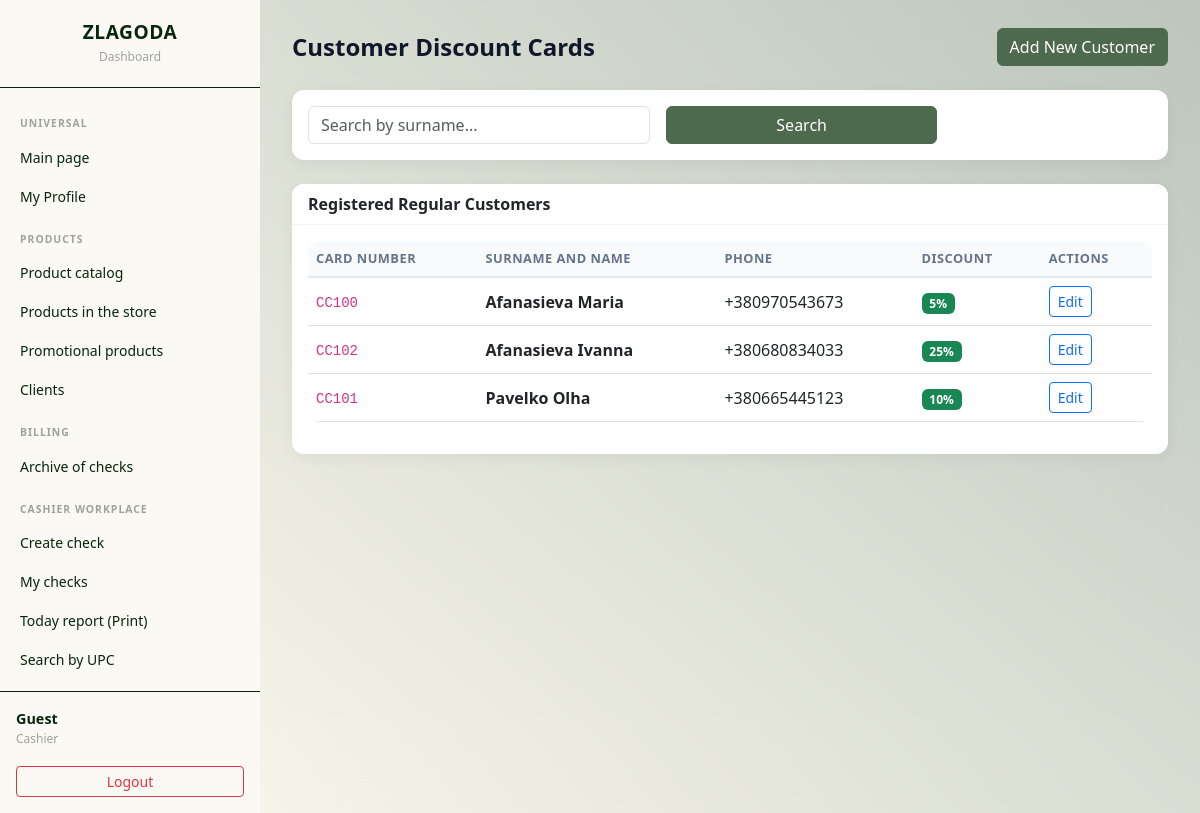
The app's page /customers/ (signed in), older data.
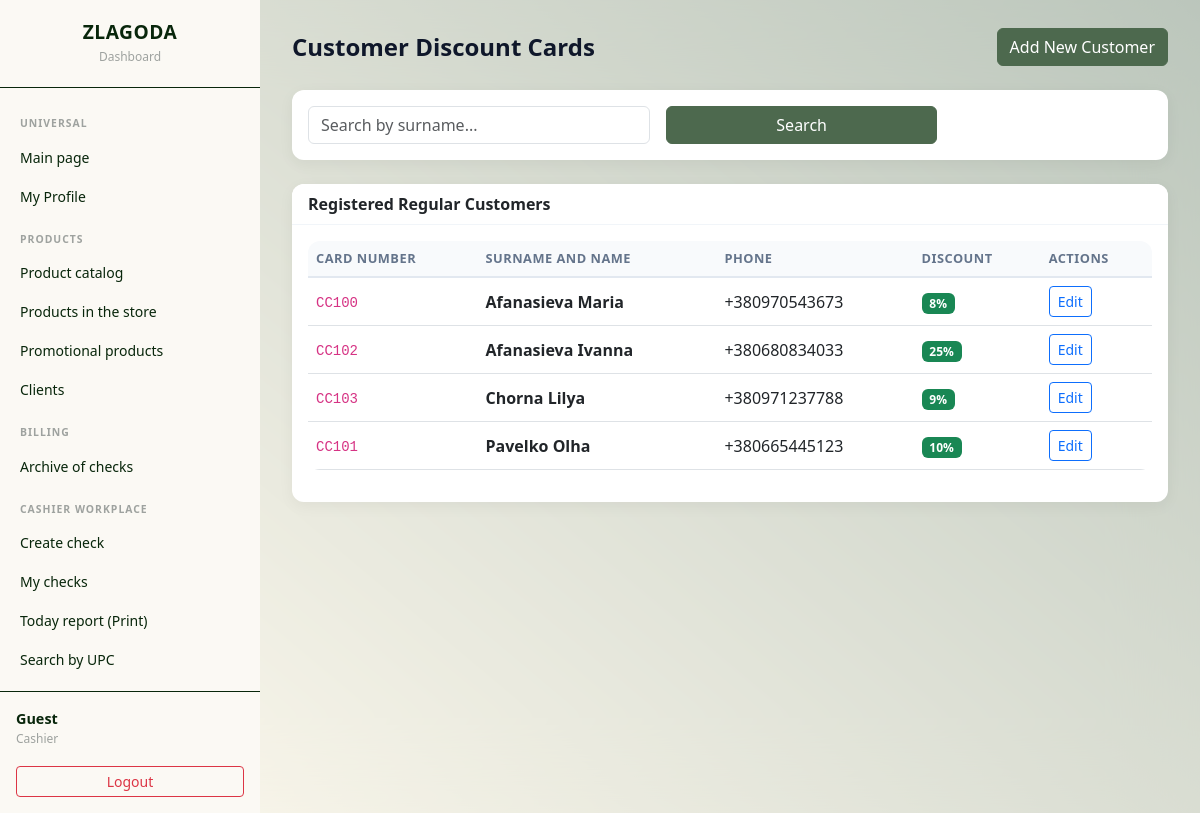
The same page, newer data.
### tables this page shows
CREATE TABLE Customer_Card(
        card_number TEXT PRIMARY KEY,
        cust_surname TEXT NOT NULL,
        cust_name TEXT NOT NULL,
        cust_patronymic TEXT,
        phone_number TEXT NOT NULL CHECK(length(phone_number) <= 13),
        city TEXT,
        street TEXT,
        zip_code TEXT,
        percent INTEGER NOT NULL CHECK(percent >= 0 AND percent <= 100)
    );

### backend/CustomerCard.py (the view)
@customer_card_bp.route('/')
@login_required
def manage_customers():
    percent = request.args.get('percent', '')
    search = request.args.get('search', '').strip()
    query = "SELECT * FROM Customer_Card WHERE 1=1"
    params = []
    if percent:
        query += " AND percent = ?"
        params.append(int(percent))
    if search:
        query += " AND LOWER(cust_surname) LIKE LOWER(?)"
        params.append(f'%{search}%')
    query += " ORDER BY cust_surname"
    conn = get_db_connection()
    customers = conn.execute(query, params).fetchall()
    conn.close()
    return render_template('customer/customers.html', customers=customers, percent=percent, search=search)

### app.py (called while the page is built)
@app.context_processor          # ← ДОДАЙ ЦЕЙ БЛОК
def inject_today():
    return {'today': date.today().strftime('%Y-%m-%d')}

### backend/initdb.py (called while the page is built)
def get_db_connection():
    conn = sqlite3.connect(DB_PATH)
    conn.row_factory = sqlite3.Row
    conn.execute("PRAGMA foreign_keys = ON;")
    return conn

### templates/customer/customers.html (shortened to what this page needs)
{% extends 'base.html' %}
{% block content %}
<div class="d-flex justify-content-between align-items-center mb-4">
    <h1 class="page-title m-0">Customer Discount Cards</h1>
    {% if session.get('role') in ('Manager', 'Cashier') %}
    <a href="{{ url_for('customer_card.add_customer') }}" class="btn btn-primary">
        Add New Customer
    </a>
    {% endif %}
</div>
<div class="card mb-4">
    <div class="card-body">
        <form method="GET" action="{{ url_for('customer_card.manage_customers') }}" class="row g-3">
            <div class="col-md-5">
                <input type="text" name="search_surname" class="form-control"
                       placeholder="Search by surname..."
                       value="{{ search_surname }}">
            </div>
            {% if session.get('role') == 'Manager' %}
            <div class="col-md-4">
                <input type="number" name="percent" class="form-control"
                       placeholder="Discount (%)"
                       value="{{ percent }}">
            </div>
            <div class="col-md-3">
                <button type="submit" class="btn btn-primary w-100">Search</button>
            </div>
            {% else %}
            <div class="col-md-4">
                <button type="submit" class="btn btn-primary w-100">Search</button>
            </div>
            {% endif %}
        </form>
    </div>
</div>
<div class="card">
    <div class="card-header">Registered Regular Customers</div>
    <div class="card-body">
        <div class="table-responsive">
            <table class="table table-hover align-middle">
                <thead>
                    <tr>
                        <th>Card Number</th>
                        <th>Surname and Name</th>
                        <th>Phone</th>
                        <th>Discount</th>
                        {% if session.get('role') in ('Manager', 'Cashier') %}
                        <th>Actions</th>
                        {% endif %}
                    </tr>
                </thead>
                <tbody>
                    {% for card in customers %}
                    <tr>
                        <td><code>{{ card.card_number }}</code></td>
                        <td><strong>{{ card.cust_surname }} {{ card.cust_name }}</strong></td>
                        <td>{{ card.phone_number or '-' }}</td>
                        <td><span class="badge bg-success">{{ card.percent }}%</span></td>
                        {% if session.get('role') in ('Manager', 'Cashier') %}
                        <td>
                            <div class="d-flex gap-1">
                                <a href="{{ url_for('customer_card.edit_customer', card_id=card.card_number) }}"
                                   class="btn btn-sm btn-outline-primary">Edit</a>
                            </div>
                        </td>
                        {% endif %}
                    </tr>
                    {% else %}
                    <tr>
                        <td colspan="{% if session.get('role') in ('Manager', 'Cashier') %}5{% else %}4{% endif %}"
                            class="text-center text-muted py-4">No cards found.</td>
                    </tr>
                    {% endfor %}
                </tbody>
            </table>
        </div>
    </div>
</div>
{% endblock %}

Row changes from the older to the newer data that the page shows:
changed Customer_Card "Maria": percent "5" → "8"
added Customer_Card: card_number "CC103", cust_surname "Chorna", cust_name "Lilya", phone_number "+380971237788", percent "9"
